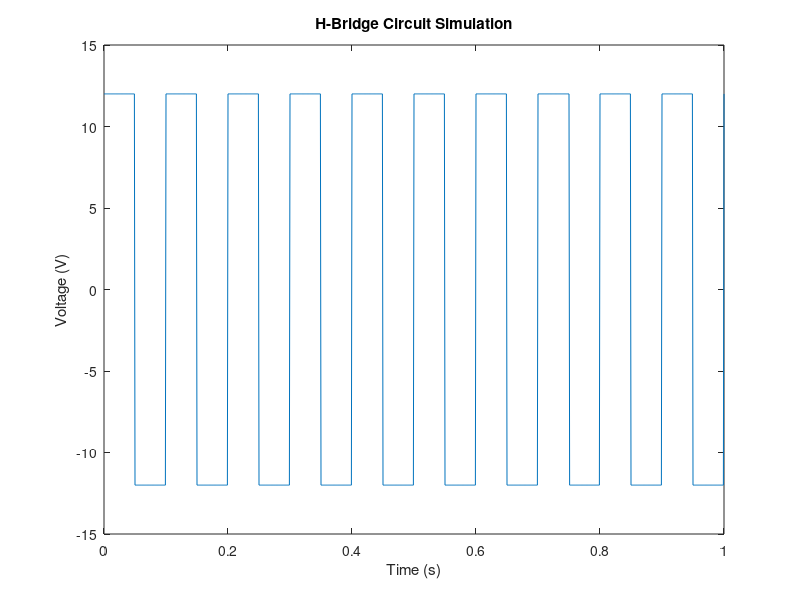

MATLAB code to generate this figure:
%Name: Md. Roknuzzaman Rikon
%ID: 22024014
% H-Bridge Circuit Simulation 
V_dc = 12; % DC supply voltage in volts 
R_load = 10; % Load resistance in ohms 
t = 0:0.001:1; % Time vector
V_out = V_dc * square(2*pi*10*t); % Output voltage with PWM control 
plot(t, V_out); 
title('H-Bridge Circuit Simulation'); 
xlabel('Time (s)'); 
ylabel('Voltage (V)'); 
